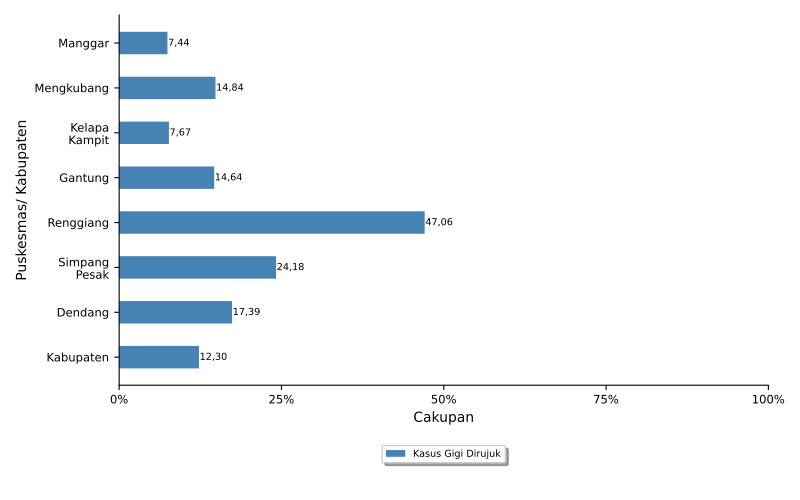

Write the Python code that produced this figure.
import numpy as np
import matplotlib.pyplot as plt
import pandas
from textwrap import wrap
from matplotlib.ticker import FuncFormatter
import locale
# locale.setlocale(locale.LC_ALL, 'id_ID.UTF8')
locale.setlocale(locale.LC_ALL, 'Indonesian_indonesia.1252')

import sys, os, inspect
currentdir = os.path.dirname(os.path.abspath(inspect.getfile(inspect.currentframe())))
parentdir = os.path.dirname(currentdir)
sys.path.insert(0, parentdir)

berkasData = currentdir +'\\bab_05_27b_dataGimulDirujuk.csv'
berkasSimpan = currentdir +'\\bab_05_27b_gimulDirujuk.pdf'
# judulDiagram = 'Cakupan Universal Child Immunization (UCI)\nTahun 2021'
sumbuX = 'Cakupan'
sumbuY = 'Puskesmas/ Kabupaten'
labelBar1 = 'Kasus Gigi Dirujuk'
tickerSumbuX = np.arange(0,110,25)

# read data file
colnames = ['kecamatan','UCI']
data = pandas.read_csv(berkasData, names=colnames, sep=';')
kecamatan = data.kecamatan.tolist()
bar1 = data.UCI.tolist()

ind = np.arange(len(kecamatan))  # the x locations for the groups
width = 0.5       # the width of the bars
widthDL = 0.1

# make bars
fig, ax = plt.subplots()
rects1 = ax.barh(ind, bar1, width, color='steelblue', label = labelBar1)

# add some text for labels, title and axes ticks
# ax.set_title(judulDiagram)
ax.set_xticks(tickerSumbuX)
ax.set_xlabel(sumbuX)
ax.xaxis.set_major_formatter(FuncFormatter(lambda x, pos: "{:n}%".format(x)))

ax.set_yticks(ind)
ax.set_ylabel(sumbuY)
ax.set_yticklabels(list([ '\n'.join(wrap(l, 10)) for l in kecamatan ]))
ax.invert_yaxis()

ax.tick_params(axis='both', which='major', labelsize='small')
ax.spines['top'].set_visible(False)
ax.spines['right'].set_visible(False)

# make legend box
box = ax.get_position()
ax.set_position([box.x0, box.y0 + box.height * 0.1, box.width, box.height * 0.9])
ax.legend(fontsize='x-small', loc='upper center', bbox_to_anchor=(0.5, -0.15), fancybox=True, shadow=True, ncol=3)

# add data label
for i, v in enumerate(bar1):
    ax.text(v + widthDL, i, locale.format_string("%.2f", v), ha='left', va='center', fontsize='x-small')

# finishing
pyrfig = plt.figure(1)
pyrfig.set_figwidth(8)
pyrfig.set_figheight(5)
# tight_layout to make consistent size
# adjust subplot to make room for legend
fig.subplots_adjust(bottom=-0.15)
plt.tight_layout()
plt.savefig(berkasSimpan)
plt.close(pyrfig)
# plt.show()
